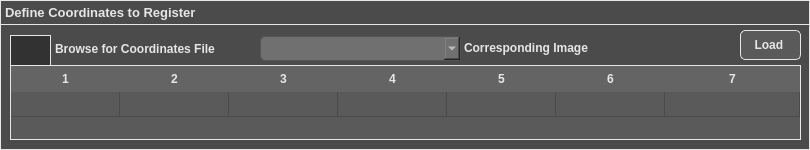
     <widget class="QFrame" name="RegisterCoordinatesFrame">
      <property name="geometry">
       <rect>
        <x>10</x>
        <y>10</y>
        <width>810</width>
        <height>150</height>
       </rect>
      </property>
      <property name="styleSheet">
       <string notr="true">QFrame { 
	background-color: #4b4b4b;
	border: 1px solid #e6e6e6; /* Border  */
}</string>
      </property>
      <property name="frameShape">
       <enum>QFrame::StyledPanel</enum>
      </property>
      <property name="frameShadow">
       <enum>QFrame::Raised</enum>
      </property>
      <widget class="QTextEdit" name="RegisterCoordinatesTableHeaderText">
       <property name="geometry">
        <rect>
         <x>0</x>
         <y>0</y>
         <width>810</width>
         <height>25</height>
        </rect>
       </property>
       <property name="font">
        <font>
         <pointsize>9</pointsize>
         <weight>75</weight>
         <bold>true</bold>
        </font>
       </property>
       <property name="styleSheet">
        <string notr="true">QTextEdit { 
	background-color: #4b4b4b;
	color: #e6e6e6; /* Text color */
	border: 1px solid #e6e6e6; /* Border  */
}</string>
       </property>
       <property name="verticalScrollBarPolicy">
        <enum>Qt::ScrollBarAlwaysOff</enum>
       </property>
       <property name="horizontalScrollBarPolicy">
        <enum>Qt::ScrollBarAlwaysOff</enum>
       </property>
       <property name="readOnly">
        <bool>true</bool>
       </property>
       <property name="html">
        <string>&lt;!DOCTYPE HTML PUBLIC &quot;-//W3C//DTD HTML 4.0//EN&quot; &quot;http://www.w3.org/TR/REC-html40/strict.dtd&quot;&gt;
&lt;html&gt;&lt;head&gt;&lt;meta name=&quot;qrichtext&quot; content=&quot;1&quot; /&gt;&lt;style type=&quot;text/css&quot;&gt;
p, li { white-space: pre-wrap; }
&lt;/style&gt;&lt;/head&gt;&lt;body style=&quot; font-family:'MS Shell Dlg 2'; font-size:9pt; font-weight:600; font-style:normal;&quot;&gt;
&lt;p style=&quot; margin-top:0px; margin-bottom:0px; margin-left:0px; margin-right:0px; -qt-block-indent:0; text-indent:0px;&quot;&gt;&lt;span style=&quot; font-size:10pt;&quot;&gt;Define Coordinates to Register&lt;/span&gt;&lt;/p&gt;&lt;/body&gt;&lt;/html&gt;</string>
       </property>
      </widget>
      <widget class="QPushButton" name="chooseCoordinatesFileButton">
       <property name="geometry">
        <rect>
         <x>10</x>
         <y>35</y>
         <width>41</width>
         <height>31</height>
        </rect>
       </property>
       <property name="font">
        <font>
         <weight>75</weight>
         <bold>true</bold>
        </font>
       </property>
       <property name="styleSheet">
        <string notr="true">QPushButton {
    background-color: #323232;
    color: #e6e6e6; /* Text color */
    border: 1px solid #e6e6e6; /* Border  */
    border-radius: 0px; /* Optional: Rounded corners */
    padding: 5px; /* Optional: Padding around text */
	qproperty-icon: url(Folder.jpg); /* Default icon */
}
 </string>
       </property>
       <property name="text">
        <string/>
       </property>
       <property name="iconSize">
        <size>
         <width>35</width>
         <height>35</height>
        </size>
       </property>
      </widget>
      <widget class="QTableWidget" name="RegisterCoordinatesTableWidget">
       <property name="geometry">
        <rect>
         <x>10</x>
         <y>65</y>
         <width>791</width>
         <height>75</height>
        </rect>
       </property>
       <property name="font">
        <font>
         <pointsize>9</pointsize>
         <weight>75</weight>
         <bold>true</bold>
        </font>
       </property>
       <property name="styleSheet">
        <string notr="true">QTableView {
    background-color: #5a5a5a;
    color: #e6e6e6; 
    font-weight: bold;
    border: 1px solid #e6e6e6; /* Border  */
    border-radius: 0px; /* Optional: Rounded corners */
}

QHeaderView::section {
    border: 0px solid #e6e6e6; /* Border  */
    gridline-color: #e6e6e6; /* Set the color of the gridlines */
    background-color: #646464;
    color: #e6e6e6; 
    font-weight: bold;
    padding: 4px;
}

QHeaderView {
	border: 0px solid #e6e6e6; /* Border  */
    background-color: #646464; /* Background for the entire header area */
}

QTableCornerButton::section {
    background-color: #646464; /* Match the header background */
}

QTableWidget::item {
    border: 0px solid #e6e6e6; /* Border  */
    gridline-color: #e6e6e6; /* Set the color of the gridlines */
	text-align: center;
}

QTableView::viewport {
    background-color: #646464; /* Background beneath the last row */
}

QTableWidget::item:selected {
    background-color: #666f75; /* background for selected cells */
   color: #e6e6e6; /* Text color for selected cells */
}

QTableWidget::item:selected:!active {
    background-color: #5a5a5a; /* background when table loses focus */
    color: #e6e6e6; /* Text color */
}

QTableWidget QLineEdit {
    background-color: #666f75; /* Background when editing (light orange) */
    color: #e6e6e6; /* Text color while editing */
    border: 1px solid #e6e6e6; /* Border for the editor */
}</string>
       </property>
       <property name="editTriggers">
        <set>QAbstractItemView::NoEditTriggers</set>
       </property>
       <property name="rowCount">
        <number>1</number>
       </property>
       <property name="columnCount">
        <number>7</number>
       </property>
       <attribute name="horizontalHeaderCascadingSectionResizes">
        <bool>true</bool>
       </attribute>
       <attribute name="horizontalHeaderMinimumSectionSize">
        <number>75</number>
       </attribute>
       <attribute name="horizontalHeaderDefaultSectionSize">
        <number>109</number>
       </attribute>
       <attribute name="horizontalHeaderStretchLastSection">
        <bool>true</bool>
       </attribute>
       <attribute name="verticalHeaderVisible">
        <bool>false</bool>
       </attribute>
       <attribute name="verticalHeaderMinimumSectionSize">
        <number>25</number>
       </attribute>
       <attribute name="verticalHeaderDefaultSectionSize">
        <number>25</number>
       </attribute>
       <row/>
       <column/>
       <column/>
       <column/>
       <column/>
       <column/>
       <column/>
       <column/>
      </widget>
      <widget class="QTextEdit" name="BrowseForCoordinatesFileText">
       <property name="geometry">
        <rect>
         <x>51</x>
         <y>38</y>
         <width>201</width>
         <height>24</height>
        </rect>
       </property>
       <property name="font">
        <font>
         <pointsize>9</pointsize>
         <weight>75</weight>
         <bold>true</bold>
        </font>
       </property>
       <property name="styleSheet">
        <string notr="true">QTextEdit { 
	background-color: transparent;
	color: #e6e6e6; /* Text color */
	border: 0px solid #4b4b4b; /* Border  */
    border-radius: 5px; /* Optional: Rounded corners */
}</string>
       </property>
       <property name="verticalScrollBarPolicy">
        <enum>Qt::ScrollBarAlwaysOff</enum>
       </property>
       <property name="horizontalScrollBarPolicy">
        <enum>Qt::ScrollBarAlwaysOff</enum>
       </property>
       <property name="readOnly">
        <bool>true</bool>
       </property>
       <property name="html">
        <string>&lt;!DOCTYPE HTML PUBLIC &quot;-//W3C//DTD HTML 4.0//EN&quot; &quot;http://www.w3.org/TR/REC-html40/strict.dtd&quot;&gt;
&lt;html&gt;&lt;head&gt;&lt;meta name=&quot;qrichtext&quot; content=&quot;1&quot; /&gt;&lt;style type=&quot;text/css&quot;&gt;
p, li { white-space: pre-wrap; }
&lt;/style&gt;&lt;/head&gt;&lt;body style=&quot; font-family:'MS Shell Dlg 2'; font-size:9pt; font-weight:600; font-style:normal;&quot;&gt;
&lt;p style=&quot; margin-top:0px; margin-bottom:0px; margin-left:0px; margin-right:0px; -qt-block-indent:0; text-indent:0px;&quot;&gt;Browse for Coordinates File&lt;/p&gt;&lt;/body&gt;&lt;/html&gt;</string>
       </property>
      </widget>
      <widget class="QComboBox" name="CorrespondingImageComboBox">
       <property name="geometry">
        <rect>
         <x>260</x>
         <y>36</y>
         <width>201</width>
         <height>25</height>
        </rect>
       </property>
       <property name="font">
        <font>
         <pointsize>10</pointsize>
        </font>
       </property>
       <property name="styleSheet">
        <string notr="true">QComboBox {
    background-color: #707070; /* Light gray background color */
    color: #e6e6e6; /* Dark gray font color */
    padding: 5px; /* Optional: adds padding inside the combobox */
    border: 1px solid #555555; /* Optional: border color */
    border-radius: 5px; /* Optional: rounded corners */
}

QComboBox QAbstractItemView { /* Styles for dropdown list */
    background-color: #707070; /* Dropdown background color */
    color: #e6e6e6; /* Dropdown font color */
    selection-background-color: #cce5ff; /* Background color when an item is selected */
    selection-color: #e6e6e6; /* Font color of selected item */
}

</string>
       </property>
      </widget>
      <widget class="QTextEdit" name="CorrespondingImageText">
       <property name="geometry">
        <rect>
         <x>460</x>
         <y>37</y>
         <width>191</width>
         <height>24</height>
        </rect>
       </property>
       <property name="font">
        <font>
         <pointsize>9</pointsize>
         <weight>75</weight>
         <bold>true</bold>
        </font>
       </property>
       <property name="styleSheet">
        <string notr="true">QTextEdit { 
	background-color: transparent;
	color: #e6e6e6; /* Text color */
	border: 0px solid #4b4b4b; /* Border  */
    border-radius: 5px; /* Optional: Rounded corners */
}</string>
       </property>
       <property name="verticalScrollBarPolicy">
        <enum>Qt::ScrollBarAlwaysOff</enum>
       </property>
       <property name="horizontalScrollBarPolicy">
        <enum>Qt::ScrollBarAlwaysOff</enum>
       </property>
       <property name="readOnly">
        <bool>true</bool>
       </property>
       <property name="html">
        <string>&lt;!DOCTYPE HTML PUBLIC &quot;-//W3C//DTD HTML 4.0//EN&quot; &quot;http://www.w3.org/TR/REC-html40/strict.dtd&quot;&gt;
&lt;html&gt;&lt;head&gt;&lt;meta name=&quot;qrichtext&quot; content=&quot;1&quot; /&gt;&lt;style type=&quot;text/css&quot;&gt;
p, li { white-space: pre-wrap; }
&lt;/style&gt;&lt;/head&gt;&lt;body style=&quot; font-family:'MS Shell Dlg 2'; font-size:9pt; font-weight:600; font-style:normal;&quot;&gt;
&lt;p style=&quot; margin-top:0px; margin-bottom:0px; margin-left:0px; margin-right:0px; -qt-block-indent:0; text-indent:0px;&quot;&gt;Corresponding Image&lt;/p&gt;&lt;/body&gt;&lt;/html&gt;</string>
       </property>
      </widget>
      <widget class="QPushButton" name="LoadCoordinatesButton">
       <property name="geometry">
        <rect>
         <x>740</x>
         <y>30</y>
         <width>61</width>
         <height>30</height>
        </rect>
       </property>
       <property name="font">
        <font>
         <pointsize>9</pointsize>
         <weight>75</weight>
         <bold>true</bold>
        </font>
       </property>
       <property name="styleSheet">
        <string notr="true">QPushButton {
    background-color: #5a5a5a;
    color: #e6e6e6; /* Text color */
    border: 1px solid #e6e6e6; /* Border  */
    border-radius: 5px; /* Optional: Rounded corners */
    padding: 5px; /* Optional: Padding around text */
}

QPushButton:hover {
    background-color: #666f75; /* Grey-blue when hovered */
}

QPushButton:pressed {
    background-color: #7b8e9c; /* More blue when pressed */
}</string>
       </property>
       <property name="text">
        <string>Load </string>
       </property>
      </widget>
      <zorder>RegisterCoordinatesTableHeaderText</zorder>
      <zorder>BrowseForCoordinatesFileText</zorder>
      <zorder>CorrespondingImageComboBox</zorder>
      <zorder>CorrespondingImageText</zorder>
      <zorder>chooseCoordinatesFileButton</zorder>
      <zorder>RegisterCoordinatesTableWidget</zorder>
      <zorder>LoadCoordinatesButton</zorder>
     </widget>
